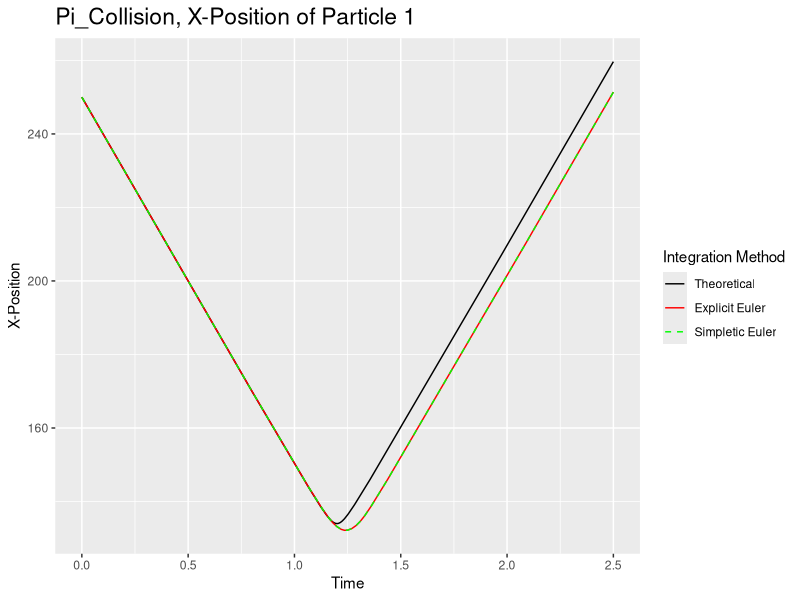
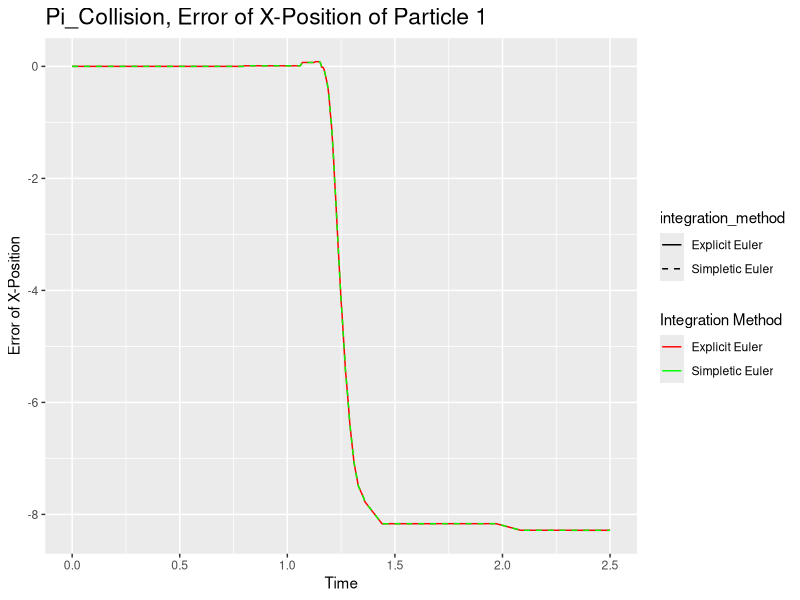
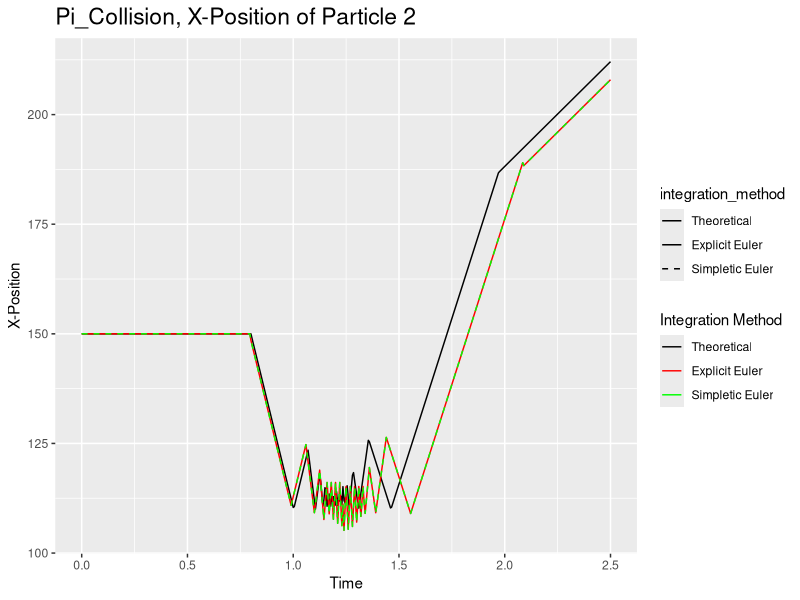
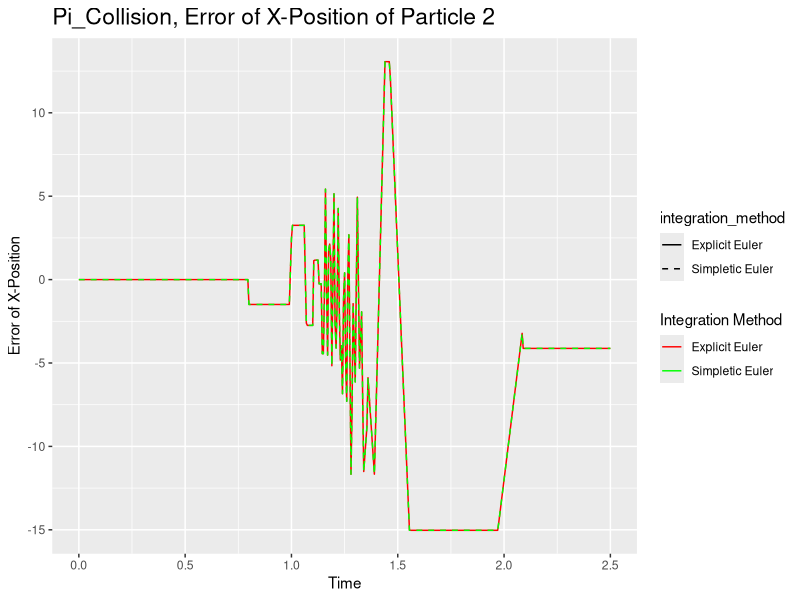
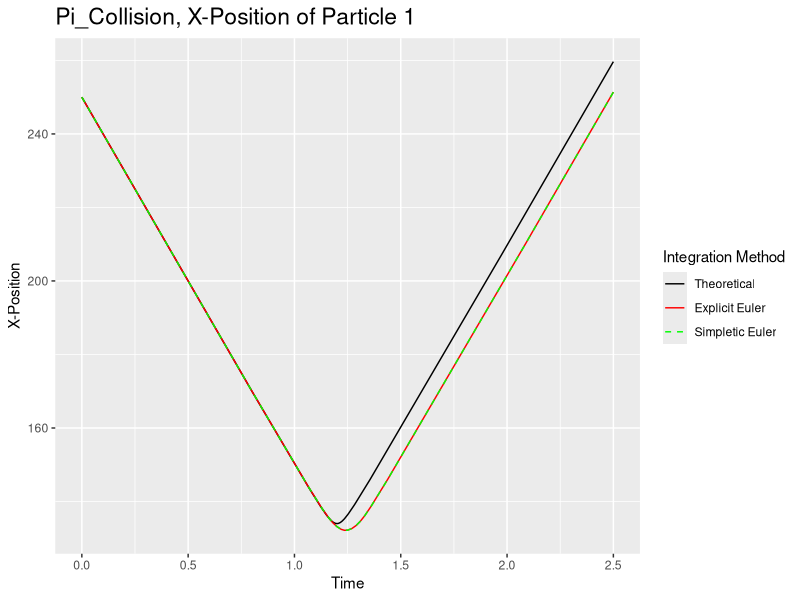
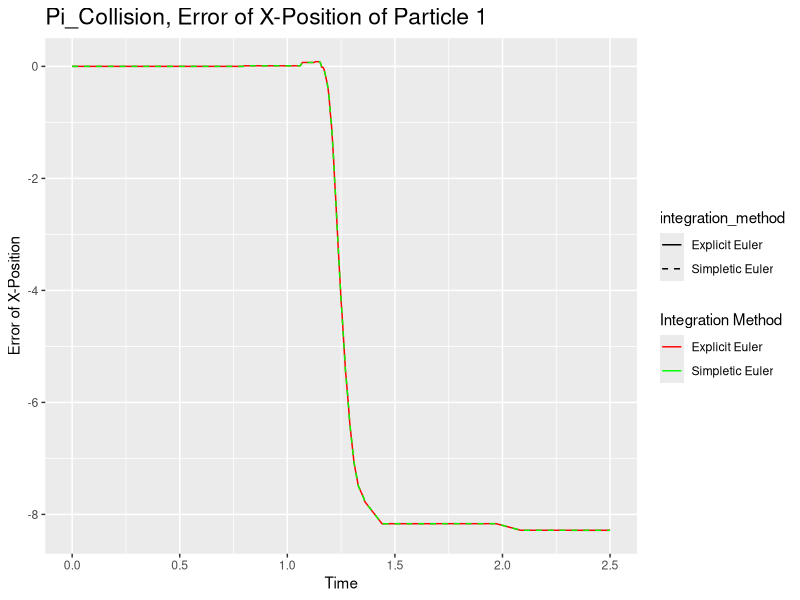
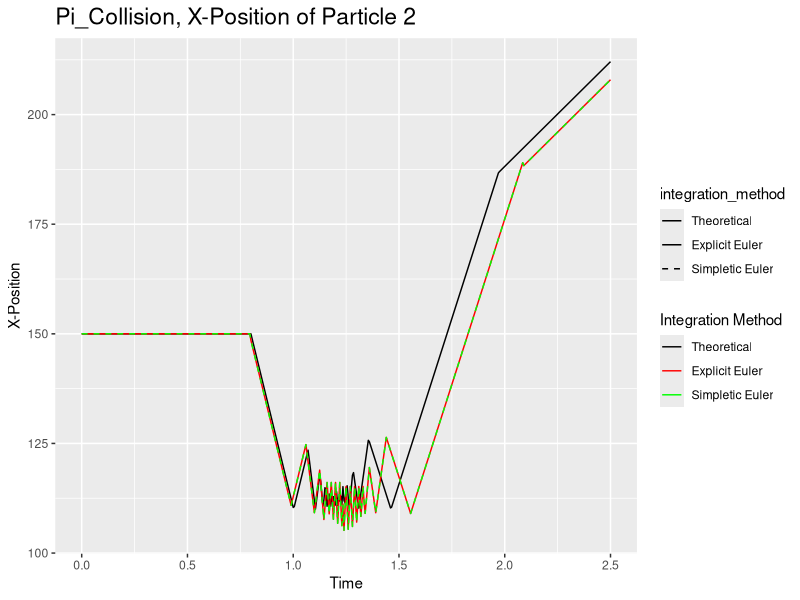
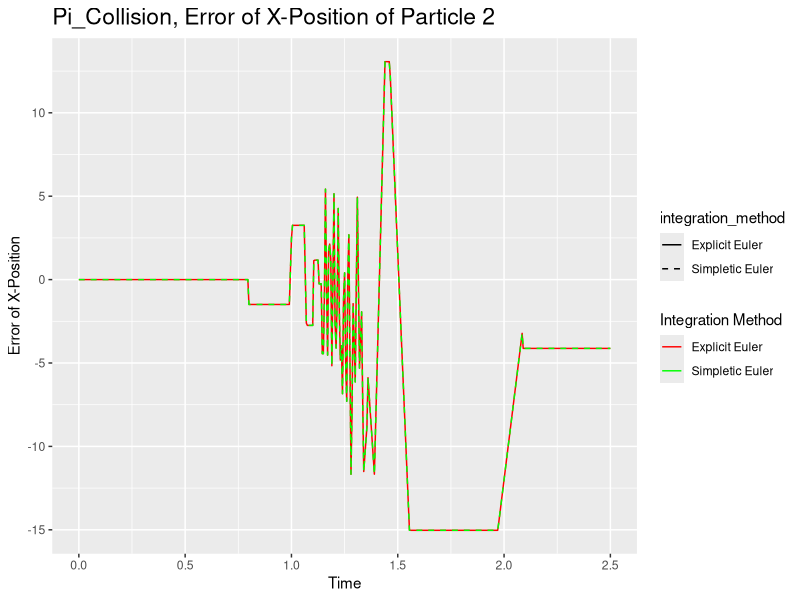

R code for these plots, in order:
library(ggplot2)
library(tidyverse)

## xpos1
xpos1 <- read.csv("x1_pos.csv")
head(xpos1)

# Simple plotting
# Preparing data
tidy.x1 <- xpos1 %>%
  select(Time, Actual, Explicit.Euler, Simpletic.Euler) %>%
  gather(key = "integration_method", value = "x1", -Time)
head(tidy.x1)

# Plotting graph
ggplot(tidy.x1, aes(x = Time, y = x1)) +
  geom_line(aes(color = integration_method,
                linetype = integration_method)) +
  scale_color_manual(values = c("black",
                                "red",
                                "green"),
                     limits = c("Actual",
                                "Explicit.Euler",
                                "Simpletic.Euler"),
                     labels = c("Theoretical",
                                "Explicit Euler",
                                "Simpletic Euler")) +
  scale_linetype_manual(values = c("solid",
                                   "solid",
                                   "dashed"),
                        limits = c("Actual",
                                   "Explicit.Euler",
                                   "Simpletic.Euler"),
                        labels = c("Theoretical",
                                   "Explicit Euler",
                                   "Simpletic Euler")) +
  ggtitle("Pi_Collision, X-Position of Particle 1") +
  labs(x = "Time",
       y = "X-Position",
       color = "Integration Method",
       linetype = "Integration Method") +
  theme(plot.title = element_text(size = rel(1.5)))

# Saving as PDF
ggsave("x1_plot.pdf", width = 24, height = 18, units = "cm")

## Plotting error
# Preparing data
x1.error <- data.frame(xpos1$Time)
names(x1.error) <- "Time"
x1.error$Explicit.Euler <- xpos1$Explicit.Euler - xpos1$Actual
x1.error$Simpletic.Euler <- xpos1$Simpletic.Euler - xpos1$Actual
head(x1.error)

tidy.x1.error <- x1.error %>%
  select(Time, Explicit.Euler, Simpletic.Euler) %>%
  gather(key = "integration_method", value = "x1", -Time)
head(tidy.x1.error)

# Plotting graph
ggplot(tidy.x1.error, aes(x = Time, y = x1)) +
  geom_line(aes(color = integration_method,
                linetype = integration_method)) +
  scale_color_manual(values = c("red",
                                "green"),
                     limits = c("Explicit.Euler",
                                "Simpletic.Euler"),
                     labels = c("Explicit Euler",
                                "Simpletic Euler")) +
  scale_linetype_manual(values = c("solid",
                                   "dashed"),
                        limits = c("Explicit.Euler",
                                   "Simpletic.Euler"),
                        labels = c("Explicit Euler",
                                   "Simpletic Euler")) +
  ggtitle("Pi_Collision, Error of X-Position of Particle 1") +
  labs(x = "Time",
       y = "Error of X-Position",
       color = "Integration Method") +
  theme(plot.title = element_text(size = rel(1.5)))

# Saving as PDF
ggsave("x1_error_plot.pdf", width = 24, height = 18, units = "cm")

## xpos2
xpos2 <- read.csv("x2_pos.csv")
head(xpos2)

# Simple plotting
# Preparing data
tidy.x2 <- xpos2 %>%
  select(Time, Actual, Explicit.Euler, Simpletic.Euler) %>%
  gather(key = "integration_method", value = "x2", -Time)
head(tidy.x2)

# Plotting graph
ggplot(tidy.x2, aes(x = Time, y = x2)) +
  geom_line(aes(color = integration_method,
                linetype = integration_method)) +
  scale_color_manual(values = c("black",
                                "red",
                                "green"),
                     limits = c("Actual",
                                "Explicit.Euler",
                                "Simpletic.Euler"),
                     labels = c("Theoretical",
                                "Explicit Euler",
                                "Simpletic Euler")) +
  scale_linetype_manual(values = c("solid",
                                   "solid",
                                   "dashed"),
                        limits = c("Actual",
                                   "Explicit.Euler",
                                   "Simpletic.Euler"),
                        labels = c("Theoretical",
                                   "Explicit Euler",
                                   "Simpletic Euler")) +
  ggtitle("Pi_Collision, X-Position of Particle 2") +
  labs(x = "Time",
       y = "X-Position",
       color = "Integration Method",
       size = "Integration Method") +
  theme(plot.title = element_text(size = rel(1.5)))

# Saving as PDF
ggsave("x2_plot.pdf", width = 24, height = 18, units = "cm")

## Plotting error
# Preparing data
x2.error <- data.frame(xpos2$Time)
names(x2.error) <- "Time"
x2.error$Explicit.Euler <- xpos2$Explicit.Euler - xpos2$Actual
x2.error$Simpletic.Euler <- xpos2$Simpletic.Euler - xpos2$Actual
head(x2.error)

tidy.x2.error <- x2.error %>%
  select(Time, Explicit.Euler, Simpletic.Euler) %>%
  gather(key = "integration_method", value = "x2", -Time)
head(tidy.x2.error)

# Plotting graph
ggplot(tidy.x2.error, aes(x = Time, y = x2)) +
  geom_line(aes(color = integration_method,
                linetype = integration_method)) +
  scale_color_manual(values = c("red",
                                "green"),
                     limits = c("Explicit.Euler",
                                "Simpletic.Euler"),
                     labels = c("Explicit Euler",
                                "Simpletic Euler")) +
  scale_linetype_manual(values = c("solid",
                                   "dashed"),
                        limits = c("Explicit.Euler",
                                   "Simpletic.Euler"),
                        labels = c("Explicit Euler",
                                   "Simpletic Euler")) +
  ggtitle("Pi_Collision, Error of X-Position of Particle 2") +
  labs(x = "Time",
       y = "Error of X-Position",
       color = "Integration Method") +
  theme(plot.title = element_text(size = rel(1.5)))

# Saving as PDF
ggsave("x2_error_plot.pdf", width = 24, height = 18, units = "cm")





